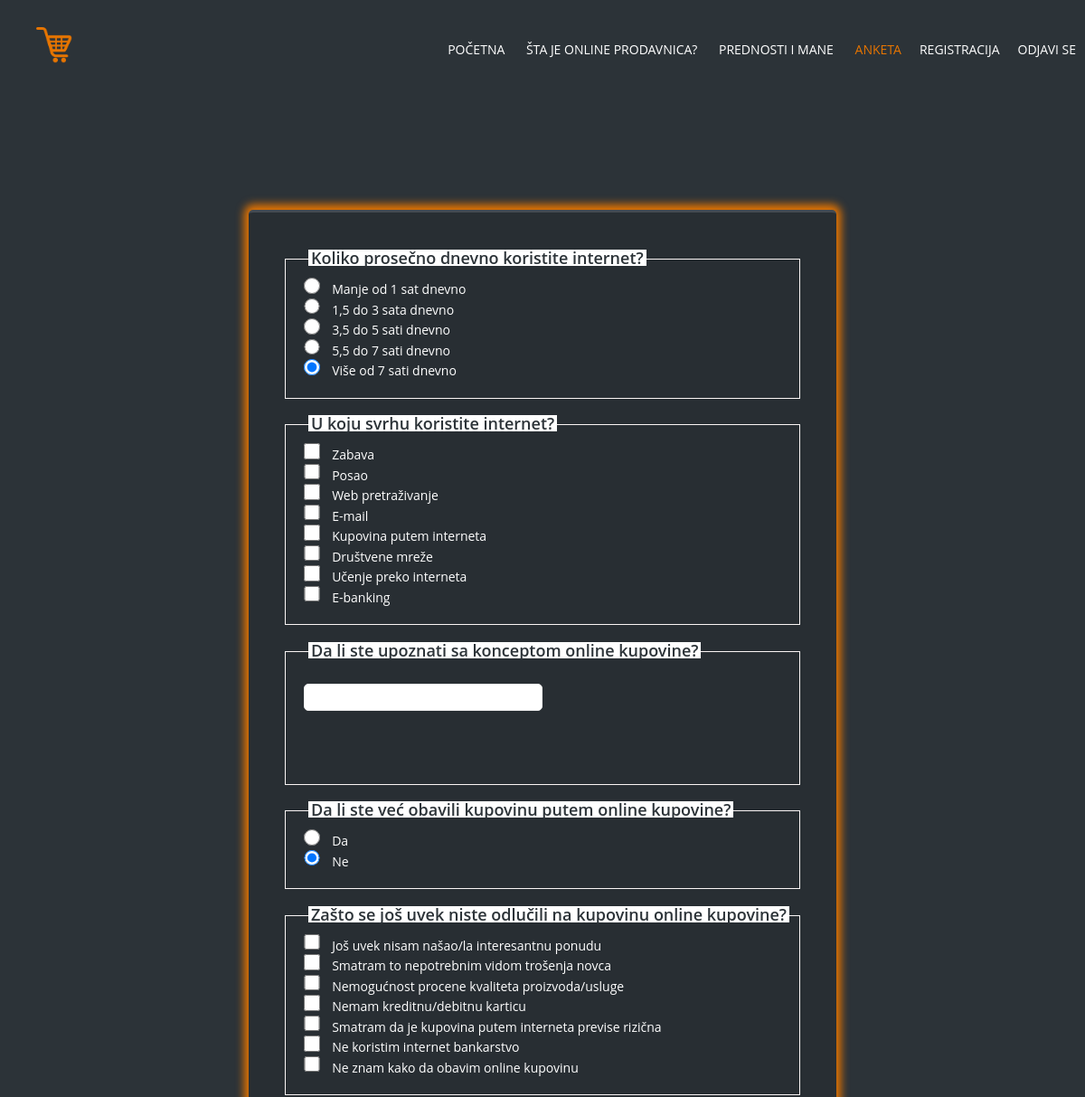
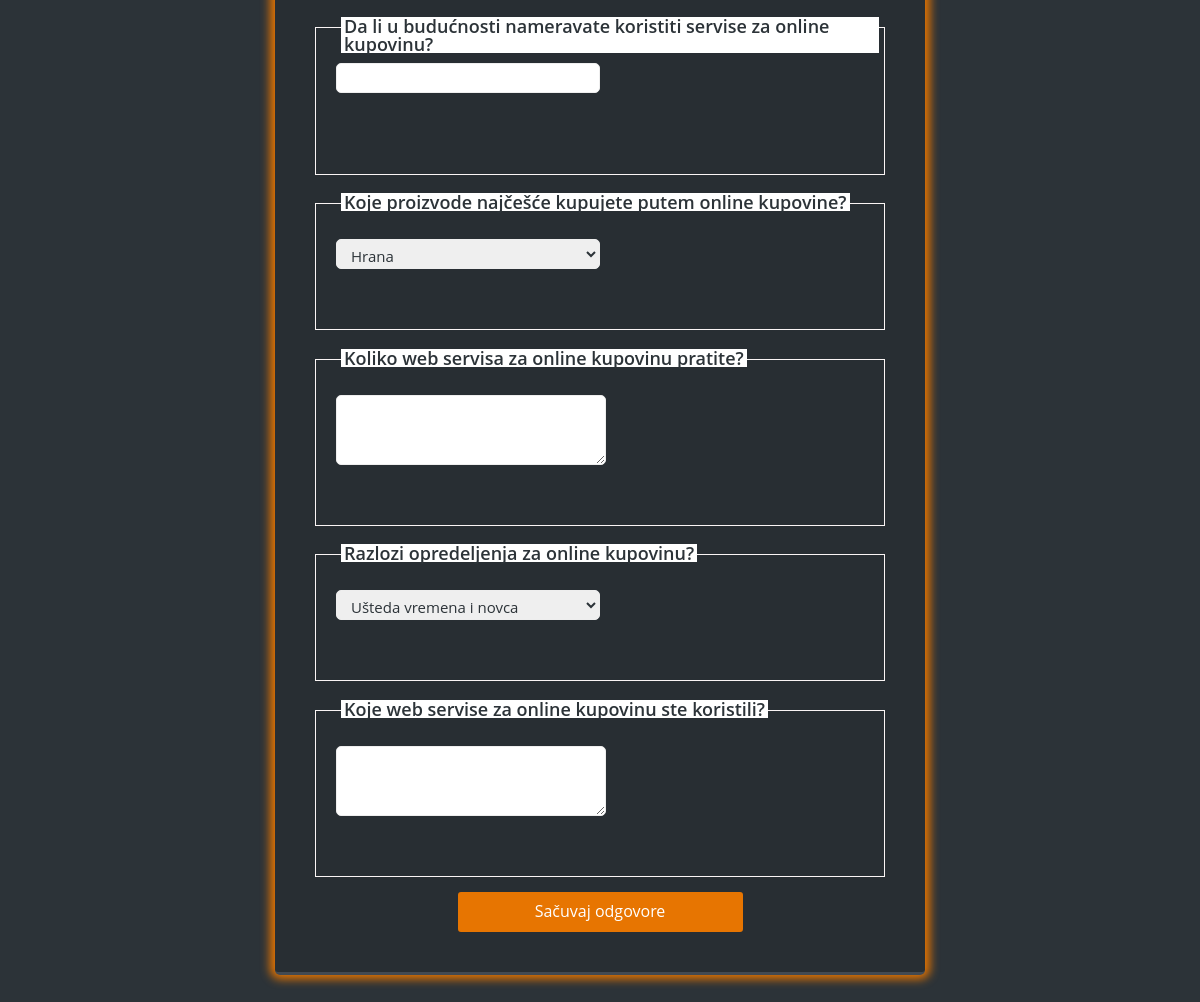
The page /anketa.php (signed in) on the database its author committed (2 pictures, top to bottom).
### tables this page shows
CREATE TABLE `pitanja` (
  `id` int(11) NOT NULL,
  `pitanje` varchar(100) NOT NULL
);

CREATE TABLE `ponudjeniodgovori` (
  `id` int(11) NOT NULL,
  `idpitanja` int(11) NOT NULL,
  `odgovor` varchar(100) DEFAULT NULL
);

### anketa.php (the view, shortened to what this page needs)
<!Doctype html>
<html lang="en-US">
    <head>
        <link rel="stylesheet" href="https://stackpath.bootstrapcdn.com/bootstrap/4.3.1/css/bootstrap.min.css">
        <link rel="stylesheet" href="style.css">
        <link rel="stylesheet" href="https://use.fontawesome.com/releases/v5.6.3/css/all.css">
        <link rel="stylesheet" href="https://cdnjs.cloudflare.com/ajax/libs/font-awesome/4.7.0/css/font-awesome.min.css">
    </head>
    <body>
    <section>
            <ul class="menu" style="text-align: right;">
                <img src="online4.png" style="float: left; padding: 30px 0; width: 40px;" >
                <a href="index.php">Početna</a>
                <a href="prodavnica.php">Šta je online prodavnica?</a>
                <a href="prednosti.php">Prednosti i mane</a>
                <a id="active" href="anketa.php">Anketa</a>
                <?php
            if(isset($_SESSION['korisnik'])){
              echo "
             <a href='logout.php' style=' float:right; font-family: 'Open Sans', sans-serif; font-size:20px; '>Odjavi se</a>
                ";
            }else{
              echo "
              <a  href='prijava.php' style=' float:right; font-family: 'Open Sans', sans-serif; font-size:20px; '> Prijavi se</a>
              <p style='float: left; color: #fff; padding: 40px 0; margin: 5px; font: 100%/1.5em 'Open Sans', sans-serif; color: #fff;'>ONLINE KUPOVINA</p>
              ";
            }
          ?>
               <a href="registracija.php" style="float: right; ">Registracija</a>
            </ul>
        <div class="text-box" style="color: #fff; margin-top: -10%;">
            <h1> Anketa</h1>
        </div>
        <form name="Form" method="POST" action="#" >
        <section class="content" style="margin-top: 10%;">
        <div class="fieldset" style="margin-top: 2%; padding: 20px; text-align: left;">
<?php
require 'Connection.php';
    if(isset($_SESSION['korisnik'])){
        $upit = "SELECT Anketa FROM korisnici WHERE KorisnickoIme = '{$_SESSION['korisnik']}' ";
        $rezultat = mysqli_query($conn,$upit);
        $row = mysqli_fetch_assoc($rezultat);
        if($row['Anketa'] == 0) {
            $sql = "SELECT * FROM pitanja";
            $result = $conn->query($sql);
            if ($result->num_rows > 0) {
            while($row = $result->fetch_assoc()) {
                echo "<h1> " . $row["pitanje"]. "". "</h1>";
                $sqlNew="SELECT * FROM ponudjeniodgovori WHERE idpitanja =" . $row["id"]. "";
                    $resultNew=$conn->query($sqlNew);
                    $brp = $row["id"];
                    if($brp == 7)
                        echo "<select name='list[".$row['id']."]' required>";
                    elseif($brp == 9)
                        echo "<select name='list[".$row['id']."]' required>";
                    while($rowNew = $resultNew->fetch_assoc()) {
                        switch($rowNew["idpitanja"])
                        {
                            case 1:
                                echo "<input type='radio' name='list[".$row['id']."]' value='".$rowNew["odgovor"]."' checked > " . $rowNew["odgovor"]. "". "<br>";
                                break;
                            case 2:
                                echo "<input type='checkbox' name='list[".$row['id']."][]' value='".$rowNew["odgovor"]."'> " . $rowNew["odgovor"]. "". "<br>";
                                break;
                            case 3:
                                echo "<input type='text' name='list[".$row['id']."]' required> " . $rowNew["odgovor"]. "". "<br>";
                                break;
                            case 4:
                                echo "<input type='radio' name='list[".$row['id']."]' value='".$rowNew["odgovor"]."' checked> " . $rowNew["odgovor"]. "". "<br>";
                                break;
                            case 5:
                                echo "<input type='checkbox' name='list[".$row['id']."][]' value='".$rowNew["odgovor"]."'> " . $rowNew["odgovor"]. "". "<br>";
                                break;
                            case 6:
                                echo "<input type='text' name='list[".$row['id']."]' required> " . $rowNew["odgovor"]. "". "<br>";
                                break;
                            case 7:
                                echo "<option value='".$rowNew["odgovor"]."'>".$rowNew["odgovor"]."</option>";
                                break;
                            case 8:
                                echo "<textarea id='myTextarea' rows='4' cols='50' name='list[".$row['id']."]' style='width:270px;height:70px;font-size:25px;text-align:center;' required></textarea>";
                                break;
                            case 9:
                                echo "<option value='".$rowNew["odgovor"]."'>".$rowNew["odgovor"]."</option>";
                                break;
                            case 10:
                                echo "<textarea rows='4' cols='50' name='list[".$row['id']."]' style='width:270px;height:70px;font-size:25px;text-align:center;' required></textarea>";
                                break;
                        }
                    }
                    if($brp == 7 || $brp == 9)
                        echo "</select>";
                    if($brp == 10){
                        echo "</div>";
                    }
                    else{
                        echo "</div><div class='fieldset' style='margin-top: 5%; padding: 20px; text-align: left;'>";
                    }
            }
            } else {
            echo "0 results";
            }
            echo "<input type='submit' name='anketa' value='Sačuvaj odgovore'>";
        }
        else {
			echo '<h2 style="color:rgba(231,117,0.7); text-align:center;">
						Uspešno popunjena anketa!
				  </h2>';
		}
	} else {
		echo '<h2 style="color:rgba(231,117,0.7); text-align: center;">
					Prijavite se da biste popunili anketu!
			  </h2>';
	}
        ?>
        </section>
</form>
    </body>
</html>

### style.css (style rules this page uses)
body { background: #2c3338; color: #606468; font: 87.5%/1.5em 'Open Sans', sans-serif; margin: 0; }
.menu { line-height: 50px; z-index: 10; }
.menu a { color: #fff; text-transform: uppercase; text-decoration: none; padding: 30px 10px; transition: 0.4s; display: inline-block; z-index: 10; }
.menu a::after { content: ''; width: 0%; height: 2px; background: rgba(231, 117, 0.7); display: block; margin: auto; transition: 0.5s; }
#active { color: rgba(231, 117, 0.7); }
#active::after { content: ''; width: 0%; height: 2px; background: rgba(231, 117, 0.7); display: block; margin: auto; transition: 0.5s; }
.text-box { width: 90%; color: #fff; position: absolute; top: 50%; left: 50%; transform: translate(-50%, -50%); text-align: center; }
.text-box h1 { font-size: 50px; }
h1 { font-size: 36px; font-weight: 600; }
::placeholder { color: #2c3338; }
.fieldset { position: relative; border: 1px solid rgb(250, 245, 245); padding: 5px; }
.fieldset h1 { position: absolute; top: 0; font-size: 18px; line-height: 1; margin: -11px 5px 10px; background: #fff; padding: 0 3px; color: #2c3338; }
.content { background-color: #282e33; border-top: 3px solid #434a52; border-bottom: 3px solid #434a52; max-width: 650px; display: flex; flex-direction: column; padding: 40px; margin: 0 auto; margin-bottom: 40px; border-radius: 5px; z-index: 2; position: relative; box-shadow: 0px -1px 10px 5px rgba(231, 117, 0.7); color: #fff; }
.fieldset input[type="text"], textarea, select { margin-top: 15px; color: #2c3338; display: block; width: 50%; height: 30px; padding: 5px 10px; border: 1px solid #eeeeee; border-radius: 5px; font-size: 15px; margin-bottom: 40px; }
.fieldset input[type="radio"],input[type="checkbox"] { width: 1.25em; height: 1.25em; border-radius: 10%; margin-right: 10px; box-sizing: border-box; padding: 10px; font-size: 14px; }
.content input[type="submit"] { background: rgba(231, 117, 0.7); border: 0; width: 50%; height: 40px; margin-top: 15px; border-radius: 3px; color: white; cursor: pointer; transition: background 0.3s ease-in-out; margin-left: 25%; font-size: 16px; }

### rows shown on the page
pitanja: pitanje "Koliko prosečno dnevno koristite internet?"
ponudjeniodgovori: odgovor "Manje od 1 sat dnevno"
ponudjeniodgovori: odgovor "1,5 do 3 sata dnevno"
ponudjeniodgovori: odgovor "3,5 do 5 sati dnevno"
ponudjeniodgovori: odgovor "5,5 do 7 sati dnevno"
ponudjeniodgovori: odgovor "Više od 7 sati dnevno"
pitanja: pitanje "U koju svrhu koristite internet?"
ponudjeniodgovori: odgovor "Zabava"
ponudjeniodgovori: odgovor "Posao"
ponudjeniodgovori: odgovor "Web pretraživanje"
ponudjeniodgovori: odgovor "E-mail"
ponudjeniodgovori: odgovor "Kupovina putem interneta"
ponudjeniodgovori: odgovor "Društvene mreže"
ponudjeniodgovori: odgovor "Učenje preko interneta"
ponudjeniodgovori: odgovor "E-banking"
pitanja: pitanje "Da li ste upoznati sa konceptom online kupovine?"
pitanja: pitanje "Da li ste već obavili kupovinu putem online kupovine?"
ponudjeniodgovori: odgovor "Da"
ponudjeniodgovori: odgovor "Ne"
pitanja: pitanje "Zašto se još uvek niste odlučili na kupovinu online kupovine?"
ponudjeniodgovori: odgovor "Još uvek nisam našao/la interesantnu ponudu"
ponudjeniodgovori: odgovor "Smatram to nepotrebnim vidom trošenja novca"
ponudjeniodgovori: odgovor "Nemogućnost procene kvaliteta proizvoda/usluge"
ponudjeniodgovori: odgovor "Nemam kreditnu/debitnu karticu"
ponudjeniodgovori: odgovor "Smatram da je kupovina putem interneta previse rizična"
ponudjeniodgovori: odgovor "Ne koristim internet bankarstvo"
ponudjeniodgovori: odgovor "Ne znam kako da obavim online kupovinu"
pitanja: pitanje "Da li u budućnosti nameravate koristiti servise za online kupovinu?"
pitanja: pitanje "Koje proizvode najčešće kupujete putem online kupovine?"
pitanja: pitanje "Koliko web servisa za online kupovinu pratite?"
pitanja: pitanje "Razlozi opredeljenja za online kupovinu?"
pitanja: pitanje "Koje web servise za online kupovinu ste koristili?"

### other values the page prints
form field value "Hrana"
form field value "Ušteda vremena i novca"
